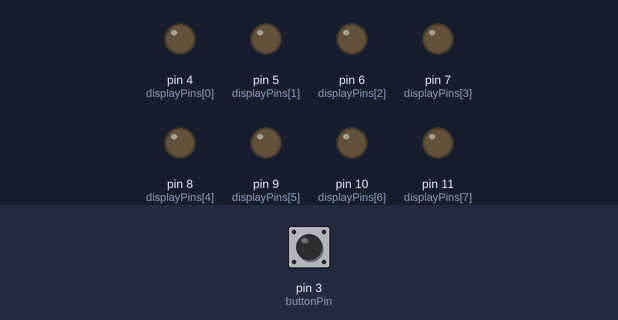
A sketch run on a simulated Arduino Uno, built with avr-gcc and run on an emulated ATmega328P. Parts: output pins drawn as LEDs (lit = HIGH). The inputs (shaded band) are chosen by the test bench; at power-on: pin 3 (buttonPin) HIGH.

Above: at 1.2 s.
1.3 s: pin 3 (buttonPin) pulled LOW for 0.15 s
At 2.3 s:
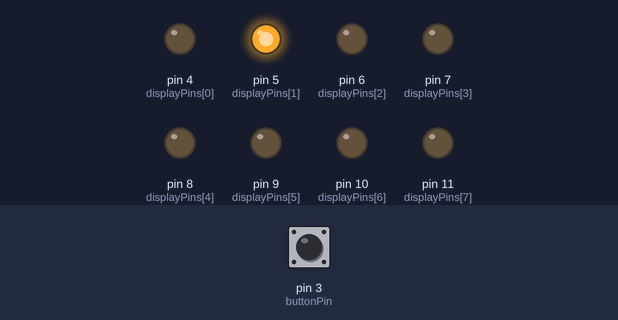
2.9 s: pin 3 (buttonPin) pulled LOW for 1 s
At 3.5 s:
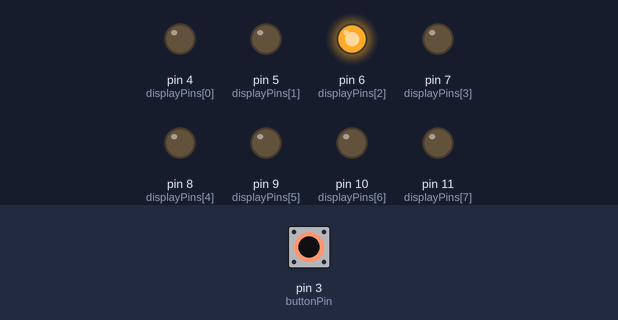
5.4 s: pin 3 (buttonPin) pulled LOW for 0.15 s
At 6.6 s:
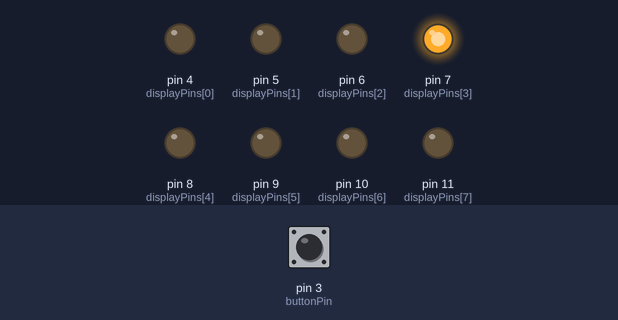
7.0 s: pin 3 (buttonPin) pulled LOW for 3.2 s
At 7.8 s:
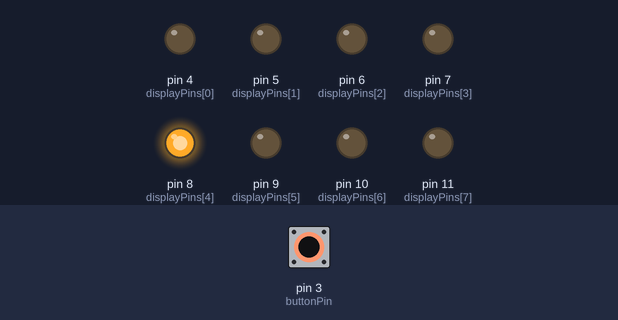
11.7 s: pin 3 (buttonPin) pulled LOW for 0.15 s
At 12.6 s:
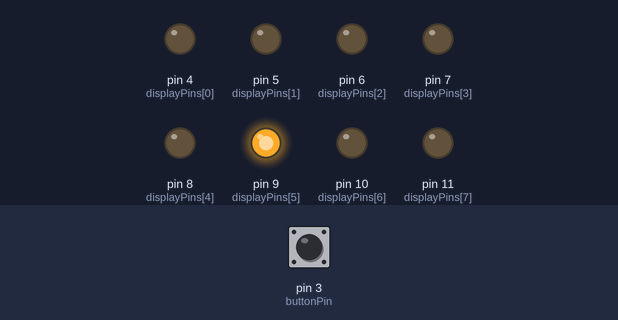
13.3 s: pin 3 (buttonPin) pulled LOW for 1 s
At 13.8 s:
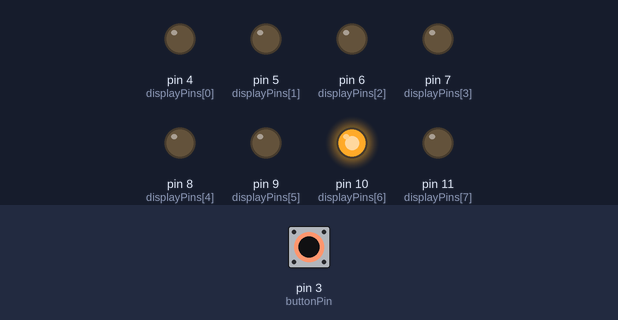
Timing chart, 0 to 16.3 s (numbered marks = the images above; inputs shaded):
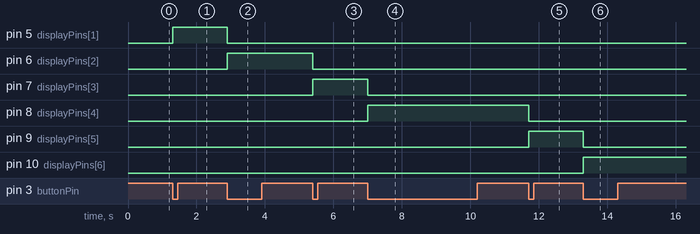

Measured:
- after the input at 1.3 s, pin 5 (displayPins[1]): LOW → HIGH at once
- after the input at 2.9 s, pin 5 (displayPins[1]): HIGH → LOW at once; pin 6 (displayPins[2]): LOW → HIGH at once
- after the input at 5.4 s, pin 6 (displayPins[2]): HIGH → LOW at once; pin 7 (displayPins[3]): LOW → HIGH at once
- after the input at 7.0 s, pin 7 (displayPins[3]): HIGH → LOW at once; pin 8 (displayPins[4]): LOW → HIGH at once
- after the input at 11.7 s, pin 8 (displayPins[4]): HIGH → LOW at once; pin 9 (displayPins[5]): LOW → HIGH at once
- after the input at 13.3 s, pin 9 (displayPins[5]): HIGH → LOW at once; pin 10 (displayPins[6]): LOW → HIGH at once

The sketch:

display_7seg.ino
```cpp
#include <Arduino.h>

int displayPins[] = {4, 5, 6, 7, 8, 9, 10, 11};
int buttonPin = 3;

int idx = 0;
bool lastButtonState = LOW;

void setup()
{
    for (int pin : displayPins)
    {
        pinMode(pin, OUTPUT);
    }

    pinMode(buttonPin, INPUT);
}

void loop()
{

    bool buttonState = digitalRead(buttonPin);

    if (buttonState == LOW && lastButtonState == HIGH)
    {
        digitalWrite(displayPins[idx], LOW);
        idx = (idx + 1) % 8;
        digitalWrite(displayPins[idx], HIGH);
        delay(50); // basic debounce
    }

    lastButtonState = buttonState;
}
```
